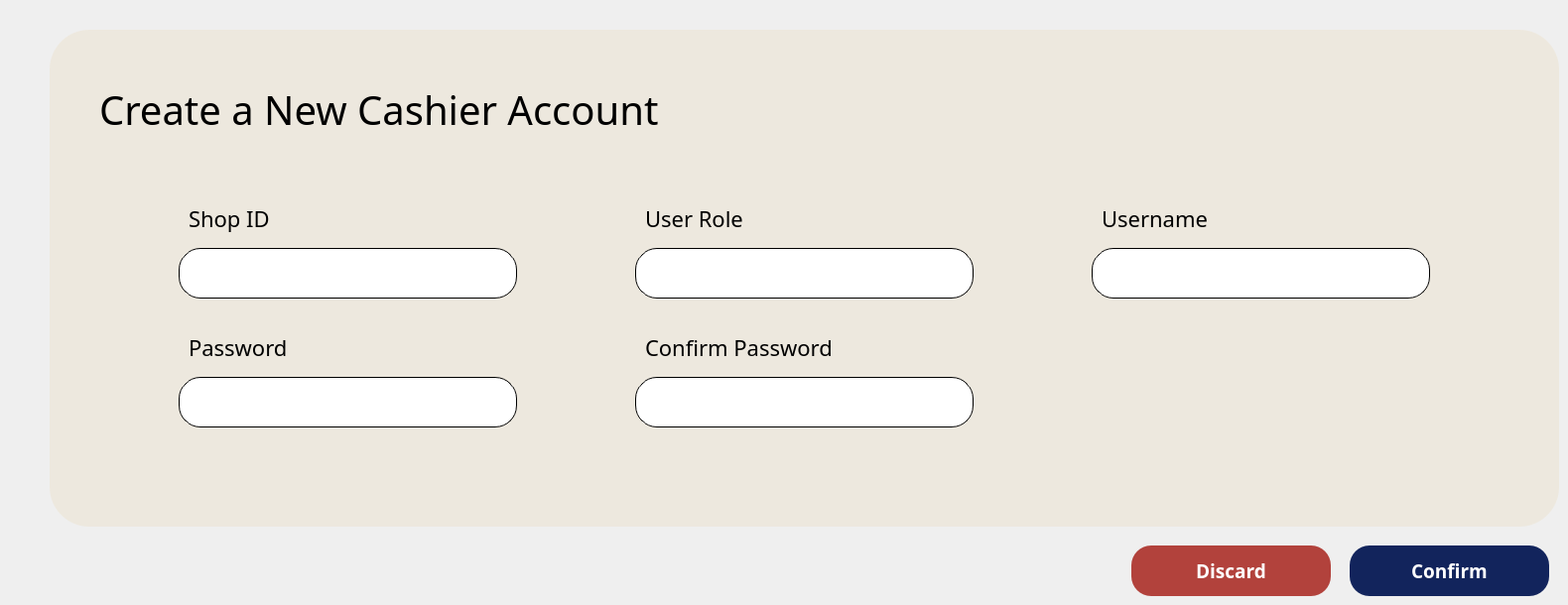
     <widget class="QWidget" name="page_5">
      <widget class="QLabel" name="label_11">
       <property name="geometry">
        <rect>
         <x>50</x>
         <y>30</y>
         <width>1521</width>
         <height>501</height>
        </rect>
       </property>
       <property name="styleSheet">
        <string notr="true">background-color: rgba(235, 224, 204, 0.47); 
border-radius: 40px;
</string>
       </property>
       <property name="text">
        <string/>
       </property>
      </widget>
      <widget class="QLabel" name="changeUserNameText_3">
       <property name="geometry">
        <rect>
         <x>100</x>
         <y>90</y>
         <width>631</width>
         <height>41</height>
        </rect>
       </property>
       <property name="font">
        <font>
         <family>Poppins Medium</family>
         <pointsize>-1</pointsize>
        </font>
       </property>
       <property name="autoFillBackground">
        <bool>false</bool>
       </property>
       <property name="styleSheet">
        <string notr="true">
QLabel {
	background: transparent;
	font-size: 40px;
	font-color: #003366;
}
    
</string>
       </property>
       <property name="text">
        <string>Create a New Cashier Account</string>
       </property>
      </widget>
      <widget class="QLabel" name="changeUserNameText_4">
       <property name="geometry">
        <rect>
         <x>190</x>
         <y>200</y>
         <width>101</width>
         <height>41</height>
        </rect>
       </property>
       <property name="font">
        <font>
         <family>Poppins Medium</family>
         <pointsize>-1</pointsize>
        </font>
       </property>
       <property name="autoFillBackground">
        <bool>false</bool>
       </property>
       <property name="styleSheet">
        <string notr="true">
QLabel {
	background: transparent;
	font-size:22px;
	font-color: #003366;
}
    
</string>
       </property>
       <property name="text">
        <string>Shop ID</string>
       </property>
      </widget>
      <widget class="QLabel" name="changeUserNameText_5">
       <property name="geometry">
        <rect>
         <x>650</x>
         <y>200</y>
         <width>131</width>
         <height>41</height>
        </rect>
       </property>
       <property name="font">
        <font>
         <family>Poppins Medium</family>
         <pointsize>-1</pointsize>
        </font>
       </property>
       <property name="autoFillBackground">
        <bool>false</bool>
       </property>
       <property name="styleSheet">
        <string notr="true">
QLabel {
	background: transparent;
	font-size:22px;
	font-color: #003366;
}
    
</string>
       </property>
       <property name="text">
        <string>User Role</string>
       </property>
      </widget>
      <widget class="QLabel" name="changeUserNameText_6">
       <property name="geometry">
        <rect>
         <x>1110</x>
         <y>200</y>
         <width>171</width>
         <height>41</height>
        </rect>
       </property>
       <property name="font">
        <font>
         <family>Poppins Medium</family>
         <pointsize>-1</pointsize>
        </font>
       </property>
       <property name="autoFillBackground">
        <bool>false</bool>
       </property>
       <property name="styleSheet">
        <string notr="true">
QLabel {
	background: transparent;
	font-size:22px;
	font-color: #003366;
}
    
</string>
       </property>
       <property name="text">
        <string>Username</string>
       </property>
      </widget>
      <widget class="QLineEdit" name="newUserNameEnter_3">
       <property name="geometry">
        <rect>
         <x>180</x>
         <y>250</y>
         <width>341</width>
         <height>51</height>
        </rect>
       </property>
       <property name="font">
        <font>
         <pointsize>15</pointsize>
        </font>
       </property>
       <property name="styleSheet">
        <string notr="true">border: 1px solid #000000; 
border-radius: 22px; 
padding: 1px;</string>
       </property>
       <property name="text">
        <string/>
       </property>
       <property name="placeholderText">
        <string/>
       </property>
      </widget>
      <widget class="QLineEdit" name="newUserNameEnter_4">
       <property name="geometry">
        <rect>
         <x>640</x>
         <y>250</y>
         <width>341</width>
         <height>51</height>
        </rect>
       </property>
       <property name="font">
        <font>
         <pointsize>15</pointsize>
        </font>
       </property>
       <property name="styleSheet">
        <string notr="true">border: 1px solid #000000; 
border-radius: 22px; 
padding: 1px;</string>
       </property>
       <property name="text">
        <string/>
       </property>
       <property name="placeholderText">
        <string/>
       </property>
      </widget>
      <widget class="QLineEdit" name="newUserNameEnter_5">
       <property name="geometry">
        <rect>
         <x>1100</x>
         <y>250</y>
         <width>341</width>
         <height>51</height>
        </rect>
       </property>
       <property name="font">
        <font>
         <pointsize>15</pointsize>
        </font>
       </property>
       <property name="styleSheet">
        <string notr="true">border: 1px solid #000000; 
border-radius: 22px; 
padding: 1px;</string>
       </property>
       <property name="text">
        <string/>
       </property>
       <property name="placeholderText">
        <string/>
       </property>
      </widget>
      <widget class="QLineEdit" name="newUserNameEnter_6">
       <property name="geometry">
        <rect>
         <x>180</x>
         <y>380</y>
         <width>341</width>
         <height>51</height>
        </rect>
       </property>
       <property name="font">
        <font>
         <pointsize>15</pointsize>
        </font>
       </property>
       <property name="styleSheet">
        <string notr="true">border: 1px solid #000000; 
border-radius: 22px; 
padding: 1px;</string>
       </property>
       <property name="text">
        <string/>
       </property>
       <property name="placeholderText">
        <string/>
       </property>
      </widget>
      <widget class="QLabel" name="changeUserNameText_7">
       <property name="geometry">
        <rect>
         <x>190</x>
         <y>330</y>
         <width>131</width>
         <height>41</height>
        </rect>
       </property>
       <property name="font">
        <font>
         <family>Poppins Medium</family>
         <pointsize>-1</pointsize>
        </font>
       </property>
       <property name="autoFillBackground">
        <bool>false</bool>
       </property>
       <property name="styleSheet">
        <string notr="true">
QLabel {
	background: transparent;
	font-size:22px;
	font-color: #003366;
}
    
</string>
       </property>
       <property name="text">
        <string>Password</string>
       </property>
      </widget>
      <widget class="QLineEdit" name="newUserNameEnter_7">
       <property name="geometry">
        <rect>
         <x>640</x>
         <y>380</y>
         <width>341</width>
         <height>51</height>
        </rect>
       </property>
       <property name="font">
        <font>
         <pointsize>15</pointsize>
        </font>
       </property>
       <property name="styleSheet">
        <string notr="true">border: 1px solid #000000; 
border-radius: 22px; 
padding: 1px;</string>
       </property>
       <property name="text">
        <string/>
       </property>
       <property name="placeholderText">
        <string/>
       </property>
      </widget>
      <widget class="QLabel" name="changeUserNameText_8">
       <property name="geometry">
        <rect>
         <x>650</x>
         <y>330</y>
         <width>241</width>
         <height>41</height>
        </rect>
       </property>
       <property name="font">
        <font>
         <family>Poppins Medium</family>
         <pointsize>-1</pointsize>
        </font>
       </property>
       <property name="autoFillBackground">
        <bool>false</bool>
       </property>
       <property name="styleSheet">
        <string notr="true">
QLabel {
	background: transparent;
	font-size:22px;
	font-color: #003366;
}
    
</string>
       </property>
       <property name="text">
        <string>Confirm Password</string>
       </property>
      </widget>
      <widget class="QPushButton" name="pushButton_saveAcc">
       <property name="geometry">
        <rect>
         <x>1360</x>
         <y>550</y>
         <width>201</width>
         <height>51</height>
        </rect>
       </property>
       <property name="font">
        <font>
         <family>Poppins Medium</family>
         <pointsize>14</pointsize>
         <weight>62</weight>
         <bold>true</bold>
        </font>
       </property>
       <property name="styleSheet">
        <string notr="true">
color: #ffffff;
border-radius: 20px; 
padding: 3px; 
background-color: #12245c; 
font-weight: 500;
</string>
       </property>
       <property name="text">
        <string>Confirm</string>
       </property>
      </widget>
      <widget class="QPushButton" name="pushButton_discardAcc">
       <property name="geometry">
        <rect>
         <x>1140</x>
         <y>550</y>
         <width>201</width>
         <height>51</height>
        </rect>
       </property>
       <property name="font">
        <font>
         <family>Poppins Medium</family>
         <pointsize>14</pointsize>
         <weight>62</weight>
         <bold>true</bold>
        </font>
       </property>
       <property name="styleSheet">
        <string notr="true">
color: #ffffff;
border-radius: 20px; 
padding: 3px; 
background-color: #b2423c; 
font-weight: 500;
</string>
       </property>
       <property name="text">
        <string>Discard</string>
       </property>
      </widget>
     </widget>
